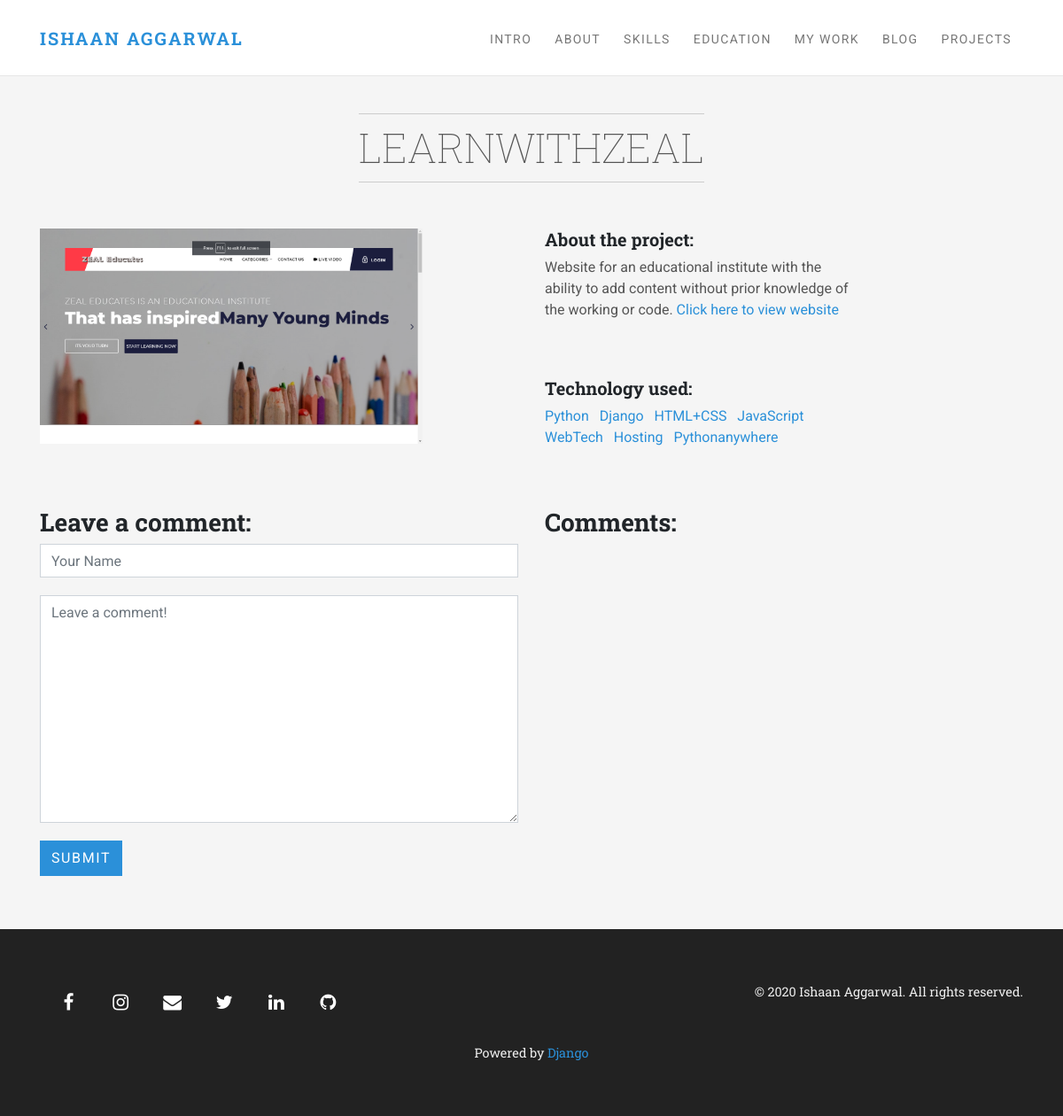
Screenshot of /project/project10 with the database file from the repository.
### myapp/models.py (models this page shows, shortened)
class Project(models.Model):
    title = models.CharField(max_length=100)
    description = models.TextField()
    technology = models.ManyToManyField('Category', related_name="technology")
    date = models.CharField(max_length=20, default='jkl')
    image = models.ImageField(upload_to='project/')
    video = models.TextField(blank=True)
    git = models.TextField(blank=True)
    slide = models.TextField(blank=True)
    document = models.TextField(blank=True)

class Category(models.Model):
    name = models.CharField(max_length=20)

### myapp/views.py (the view, shortened to what this page needs)
# urls.py: path('project<int:pk>', project_detail, name='project_detail'),
def project_detail(request, pk):
    project = Project.objects.get(pk=pk)
    comments = Comment.objects.filter(project=project).order_by('-created_on')
    form = CommentForm()
    context = {
        'project': project,
        'comments': comments,
        'form': form,
    }
    return render(request, template_name='portfolio/project_detail.html', context=context)

### blog/forms.py
class CommentForm(forms.Form):
    author = forms.CharField(
        max_length=60,
        widget=forms.TextInput(attrs={
            "class": "form-control",
            "placeholder": "Your Name"
        })
    )
    body = forms.CharField(widget=forms.Textarea(
        attrs={
            "class": "form-control",
            "placeholder": "Leave a comment!"
        })
    )

### myapp/templates/portfolio/project_detail.html (shortened to what this page needs)
{% extends "portfolio/base.html" %}
{% load static %}
{% block body %}
<section id="testimonials" class="testimonials-section bg-gray">
    <div class="container">
        <br><br>
        <header class="text-center mb-2">
          <h2 data-animate="fadeInUp" class="title">{{ project.title | title }}</h2>
        </header>
        <div class="row">
            <div class="col-md-6">
                <img src="{{ project.image.url }}" alt="{{ project.title|title }}" width="80%">
                <br><br>
            </div>
            <div class="col-md-4">
                <h5>About the project:</h5>
                <p>{{ project.description|safe }}</p>
                <br><br>
                <h5>Technology used:</h5>
                {% for technology in project.technology.all %}
                    <a href="{% url 'project_tech' technology.name %}">
                        {{ technology.name }}
                    </a>&nbsp;
                {% endfor %}
            </div>
        </div>
        <br><br>
        <div class="row">
            <div class="col-md-6">
                <h3>Leave a comment:</h3>
                <form action="/project/project{{ project.pk }}" method="post">
                    <div class="form-group">
                        {{ form.author }}
                    </div>
                    <div class="form-group">
                        {{ form.body }}
                    </div>
                    <button type="submit" class="btn btn-primary">Submit</button>
                </form>
            </div>
            <div class="col-md-4">
                <h3>Comments:</h3>
            </div>
        </div>
    </div>
</section>
{% endblock %}

### project/CSS/style.default.css (style rules this page uses)
[data-animate] { visibility: hidden; }
.animated { visibility: visible; -webkit-animation-duration: 1.5s; animation-duration: 1.5s; }
body { color: #555; }
p { color: #555; }
section { padding: 60px 0; position: relative; }
.title { display: inline-block; font-size: 2.9rem; font-weight: 100; padding: 10px 0; margin-bottom: 44px; text-align: center; border-bottom: solid 1px #ccc; border-top: solid 1px #ccc; text-transform: uppercase; letter-spacing: 0.1em; line-height: 1.2; color: #555; margin-top: 20px; letter-spacing: 0; }
.bg-gray { background: #f5f5f5; }
.form-control { margin-bottom: 20px; }
.btn { font-weight: 400; border: 1px solid transparent; text-transform: uppercase; letter-spacing: 0.1em; padding: 0.45rem 0.75rem; font-size: 1rem; line-height: 1.5; border-radius: 0rem; -webkit-transition: color 0.15s ease-in-out, background-color 0.15s ease-in-out, border-color 0.15s ease-in-out, -webkit-box-shadow 0.15s ease-in-out; transition: color 0.15s ease-in-out, background-color 0.15s ease-in-out, border-color 0.15s ease-in-out, -webkit-box-shadow 0.15s ease-in-out; transition: color 0.15s ease-in-out, background-color 0.15s ease-in-out, border-color 0.15s ease-in-out, box-shadow 0.15s ease-in-out; transition: color 0.15s ease-in-out, background-color 0.15s ease-in-out, border-color 0.15s ease-in-out, box-shadow 0.15s ease-in-out, -webkit-box-shadow 0.15s ease-in-out; }
.btn-primary { color: #212529; background-color: #4fbfa8; border-color: #4fbfa8; }
body { font-family: "Roboto", sans-serif; font-size: 1rem; font-weight: 400; line-height: 1.5; color: #212529; background-color: #fff; }
a { color: #4fbfa8; text-decoration: none; }
h1, h2, h3, h4, h5, h6, .h1, .h2, .h3, .h4, .h5, .h6 { margin-bottom: 0.5rem; font-family: "Roboto Slab", serif; font-weight: 700; line-height: 1.2; color: inherit; }
h2, .h2 { font-size: 2.15rem; }
h3, .h3 { font-size: 1.75rem; }
h5, .h5 { font-size: 1.25rem; }
.form-control { padding: 0.45rem 0.75rem; font-size: 1rem; line-height: 1.5; color: #495057; background-color: #fff; border: 1px solid #ced4da; border-radius: 0rem; -webkit-transition: border-color 0.15s ease-in-out, -webkit-box-shadow 0.15s ease-in-out; transition: border-color 0.15s ease-in-out, -webkit-box-shadow 0.15s ease-in-out; transition: border-color 0.15s ease-in-out, box-shadow 0.15s ease-in-out; transition: border-color 0.15s ease-in-out, box-shadow 0.15s ease-in-out, -webkit-box-shadow 0.15s ease-in-out; }
.form-control::placeholder { color: #6c757d; }

### rows the page displays
Project: title "LEARNWITHZEAL", image (picture), description "Website for an educational institute with the ability to add content without prior knowledge of the working or code. Click here to view website"
Category: name "Python"
Category: name "Django"
Category: name "HTML+CSS"
Category: name "JavaScript"
Category: name "WebTech"
Category: name "Hosting"
Category: name "Pythonanywhere"
